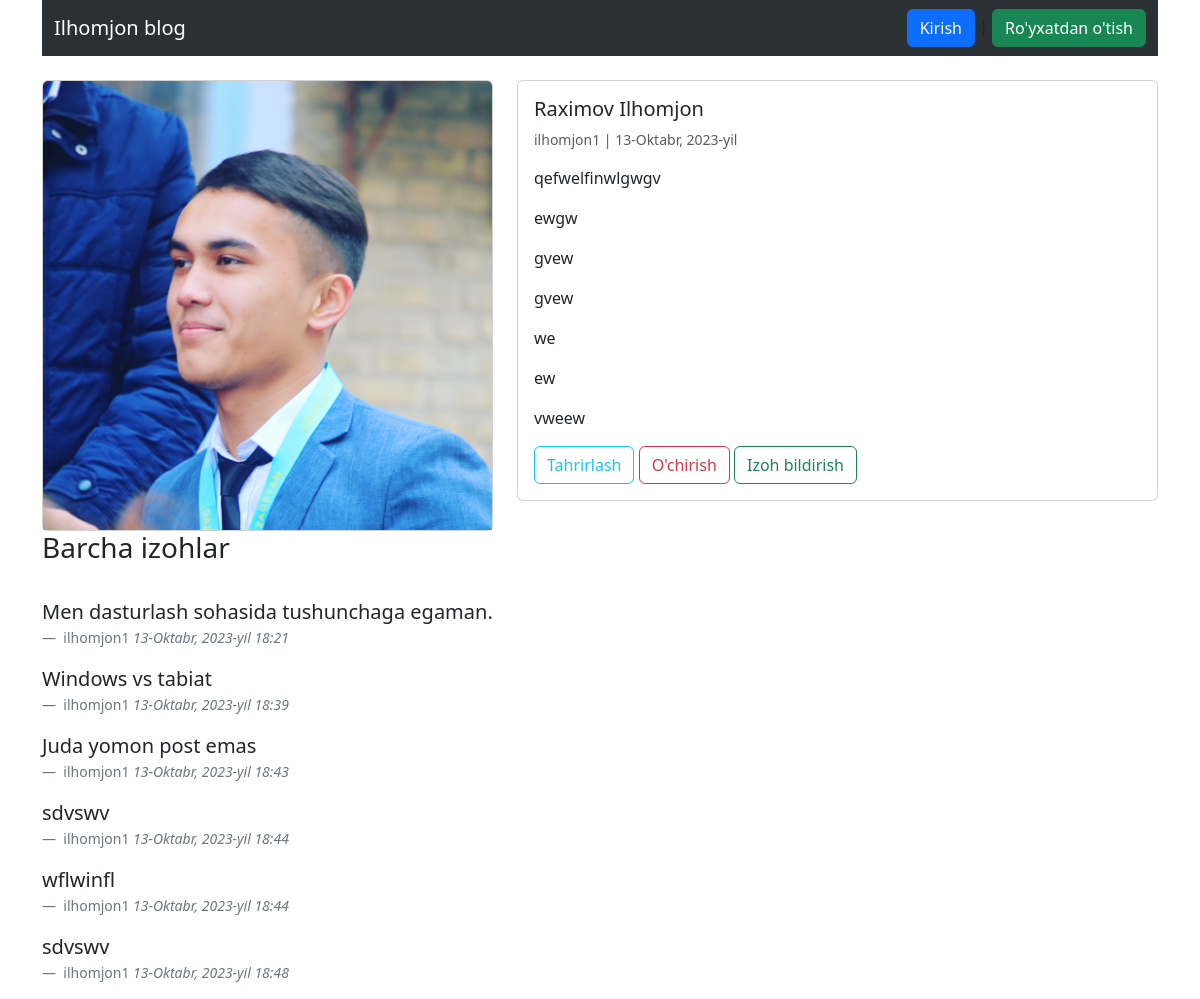
Page /blog/1/ on the committed database.
### blog/models.py (models this page shows, shortened)
class Blog(models.Model):
    title = models.CharField(max_length=255, verbose_name='sarlavha')
    summary = models.CharField(max_length=500)
    body = RichTextField()
    image = models.ImageField(upload_to='images/', blank=True)
    at_date = models.DateField(auto_now_add=True)
    author = models.ForeignKey(User, on_delete=models.CASCADE)

class Comment(models.Model):
    id = models.AutoField(primary_key=True)
    blog = models.ForeignKey(Blog, on_delete=models.CASCADE, related_name='comments')
    comment = models.CharField(max_length=255)
    author = models.ForeignKey(
        User,
        on_delete=models.CASCADE
    )
    timestamp = models.DateTimeField(auto_now_add=True)

### blog/views.py (the view)
# urls.py: path('blog/<int:pk>/', BlogDetailView.as_view(), name='blog_detail'),
class BlogDetailView(DetailView):
    model = Blog
    template_name = 'blog.html'
    context_object_name = 'blog'

### templates/blog.html (shortened to what this page needs)
{% extends 'base.html' %}
{% block content %}
<br>
<div class="row">
    {% if blog.image %}
  <div class="col-sm-5 mb-3 mb-sm-0">
    <div class="card">
        <img src="{{ blog.image.url }}" class="card-img-top" alt="{{ article.title }}">
    </div>
  </div>
    {% endif %}
  <div class="col-sm-7">
    <div class="card">
      <div class="card-body">
        <h5 class="card-title">{{ blog.title }}</h5>
        <p class="card-text"><small class="text-body-secondary">{{ blog.author }} | {{ blog.at_date }}</small></p>
        <p class="card-text">{{ blog.body | safe }}</p>
        <a href="{% url 'edit_blog' blog.pk %}" class="btn btn-outline-info">Tahrirlash</a>
        <a href="{% url 'delete_blog' blog.pk %}" class="btn btn-outline-danger">O'chirish</a>
        <a href="{% url 'comment' blog.pk %}" class="btn btn-outline-success">Izoh bildirish</a>
      </div>
    </div>
  </div>
</div>
<h3>Barcha izohlar</h3>
<br>
{% for comment in blog.comments.all %}
<figure>
  <blockquote class="blockquote">
    <p>{{ comment.comment }}</p>
  </blockquote>
  <figcaption class="blockquote-footer">
    {{ comment.author }} <cite title="Source Title">{{ comment.timestamp }}</cite>
  </figcaption>
</figure>
{% endfor %}
{% endblock content %}

### rows in the picture
Blog: image (picture), title "Raximov Ilhomjon", author "ilhomjon1", at_date "13-Oktabr, 2023-yil", body "qefwelfinwlgwgv ewgw gvew gvew we ew vweew"
Comment: comment "Men dasturlash sohasida tushunchaga egaman.", author "ilhomjon1", timestamp "13-Oktabr, 2023-yil 18:21"
Comment: comment "Windows vs tabiat", author "ilhomjon1", timestamp "13-Oktabr, 2023-yil 18:39"
Comment: comment "Juda yomon post emas", author "ilhomjon1", timestamp "13-Oktabr, 2023-yil 18:43"
Comment: comment "sdvswv", author "ilhomjon1", timestamp "13-Oktabr, 2023-yil 18:44"
Comment: comment "wflwinfl", author "ilhomjon1", timestamp "13-Oktabr, 2023-yil 18:44"
Comment: comment "sdvswv", author "ilhomjon1", timestamp "13-Oktabr, 2023-yil 18:48"
